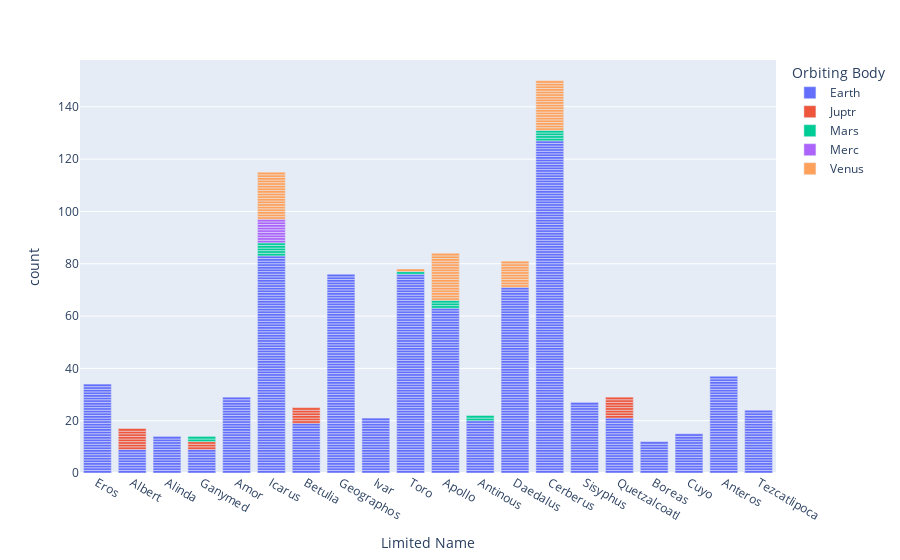

Write notebook code for a chart like this one.
### Code cell
from plotly.express import bar
bar(data_frame=df, x='Limited Name', color='Orbiting Body')

### Figure 1 — Plotly figure (JSON) as saved in the notebook; plotly's stock layout.template omitted (floating-point values rounded to 4 significant figures; data arrays with more than 128 entries replaced by an {"elided": "..."} marker saying what was removed)
{"data": [{"alignmentgroup": "True", "hovertemplate": "Orbiting Body=Earth<br>Limited Name=%{x}<br>count=%{y}<extra></extra>", "legendgroup": "Earth", "marker": {"color": "#636efa", "pattern": {"shape": ""}}, "name": "Earth", "offsetgroup": "Earth", "orientation": "v", "showlegend": true, "textposition": "auto", "type": "bar", "x": {"elided": "787 str values"}, "xaxis": "x", "y": {"elided": "787 int values"}, "yaxis": "y"}, {"alignmentgroup": "True", "hovertemplate": "Orbiting Body=Juptr<br>Limited Name=%{x}<br>count=%{y}<extra></extra>", "legendgroup": "Juptr", "marker": {"color": "#EF553B", "pattern": {"shape": ""}}, "name": "Juptr", "offsetgroup": "Juptr", "orientation": "v", "showlegend": true, "textposition": "auto", "type": "bar", "x": ["Albert", "Albert", "Albert", "Albert", "Albert", "Albert", "Albert", "Albert", "Ganymed", "Ganymed", "Ganymed", "Betulia", "Betulia", "Betulia", "Betulia", "Betulia", "Betulia", "Quetzalcoatl", "Quetzalcoatl", "Quetzalcoatl", "Quetzalcoatl", "Quetzalcoatl", "Quetzalcoatl", "Quetzalcoatl", "Quetzalcoatl"], "xaxis": "x", "y": [1, 1, 1, 1, 1, 1, 1, 1, 1, 1, 1, 1, 1, 1, 1, 1, 1, 1, 1, 1, 1, 1, 1, 1, 1], "yaxis": "y"}, {"alignmentgroup": "True", "hovertemplate": "Orbiting Body=Mars<br>Limited Name=%{x}<br>count=%{y}<extra></extra>", "legendgroup": "Mars", "marker": {"color": "#00cc96", "pattern": {"shape": ""}}, "name": "Mars", "offsetgroup": "Mars", "orientation": "v", "showlegend": true, "textposition": "auto", "type": "bar", "x": ["Ganymed", "Ganymed", "Icarus", "Icarus", "Icarus", "Icarus", "Icarus", "Toro", "Apollo", "Apollo", "Apollo", "Antinous", "Antinous", "Cerberus", "Cerberus", "Cerberus", "Cerberus"], "xaxis": "x", "y": [1, 1, 1, 1, 1, 1, 1, 1, 1, 1, 1, 1, 1, 1, 1, 1, 1], "yaxis": "y"}, {"alignmentgroup": "True", "hovertemplate": "Orbiting Body=Merc<br>Limited Name=%{x}<br>count=%{y}<extra></extra>", "legendgroup": "Merc", "marker": {"color": "#ab63fa", "pattern": {"shape": ""}}, "name": "Merc", "offsetgroup": "Merc", "orientation": "v", "showlegend": true, "textposition": "auto", "type": "bar", "x": ["Icarus", "Icarus", "Icarus", "Icarus", "Icarus", "Icarus", "Icarus", "Icarus", "Icarus"], "xaxis": "x", "y": [1, 1, 1, 1, 1, 1, 1, 1, 1], "yaxis": "y"}, {"alignmentgroup": "True", "hovertemplate": "Orbiting Body=Venus<br>Limited Name=%{x}<br>count=%{y}<extra></extra>", "legendgroup": "Venus", "marker": {"color": "#FFA15A", "pattern": {"shape": ""}}, "name": "Venus", "offsetgroup": "Venus", "orientation": "v", "showlegend": true, "textposition": "auto", "type": "bar", "x": ["Icarus", "Icarus", "Icarus", "Icarus", "Icarus", "Icarus", "Icarus", "Icarus", "Icarus", "Icarus", "Icarus", "Icarus", "Icarus", "Icarus", "Icarus", "Icarus", "Icarus", "Icarus", "Toro", "Apollo", "Apollo", "Apollo", "Apollo", "Apollo", "Apollo", "Apollo", "Apollo", "Apollo", "Apollo", "Apollo", "Apollo", "Apollo", "Apollo", "Apollo", "Apollo", "Apollo", "Apollo", "Daedalus", "Daedalus", "Daedalus", "Daedalus", "Daedalus", "Daedalus", "Daedalus", "Daedalus", "Daedalus", "Daedalus", "Cerberus", "Cerberus", "Cerberus", "Cerberus", "Cerberus", "Cerberus", "Cerberus", "Cerberus", "Cerberus", "Cerberus", "Cerberus", "Cerberus", "Cerberus", "Cerberus", "Cerberus", "Cerberus", "Cerberus", "Cerberus", "Cerberus"], "xaxis": "x", "y": [1, 1, 1, 1, 1, 1, 1, 1, 1, 1, 1, 1, 1, 1, 1, 1, 1, 1, 1, 1, 1, 1, 1, 1, 1, 1, 1, 1, 1, 1, 1, 1, 1, 1, 1, 1, 1, 1, 1, 1, 1, 1, 1, 1, 1, 1, 1, 1, 1, 1, 1, 1, 1, 1, 1, 1, 1, 1, 1, 1, 1, 1, 1, 1, 1, 1], "yaxis": "y"}], "layout": {"barmode": "relative", "legend": {"title": {"text": "Orbiting Body"}, "tracegroupgap": 0}, "margin": {"t": 60}, "xaxis": {"anchor": "y", "domain": [0, 1], "title": {"text": "Limited Name"}}, "yaxis": {"anchor": "x", "domain": [0, 1], "title": {"text": "count"}}}}
